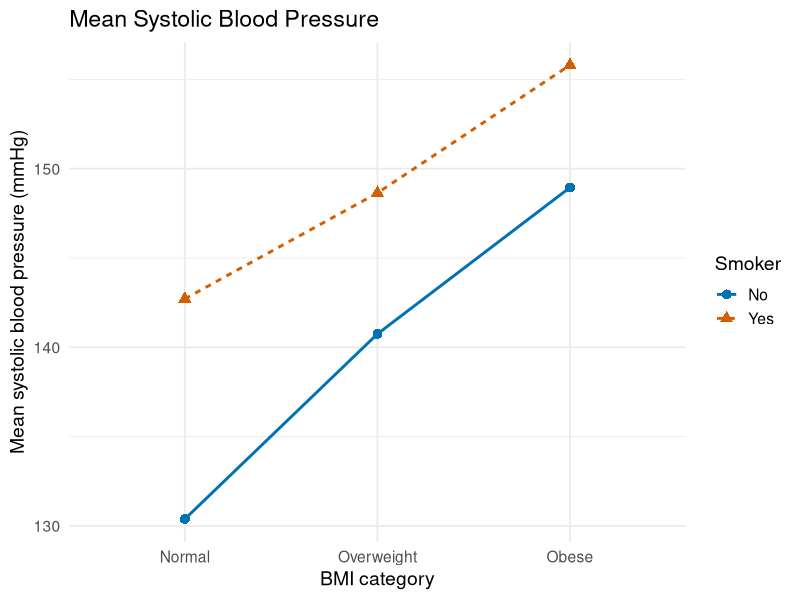

This figure's R source:
# ==================================================================
# R Companion, Chapter 7: Two-Way ANOVA, ANCOVA, and Repeated
# Measures
# Statistical Methods in Research
#
# What this script makes:
#   1. A two-way ANOVA, with cell standard deviations and an
#      interaction plot
#   2. An ANCOVA, with its slopes check and adjusted means
#   3. A repeated measures ANOVA with one between-subjects factor
#
# Before you run it:
#   - Put this script, smoking_bmi_bp.csv, and
#     census_at_school.csv in the same folder.
#   - In RStudio, choose
#     Session > Set Working Directory > To Source File Location.
#   - Install ggplot2, car, and emmeans once, if you have not
#     already (see Getting Set Up).
# ==================================================================


## ---- load-packages ----
# ggplot2 draws the interaction plot, car makes the ANOVA tables,
# and emmeans calculates adjusted means.
library(ggplot2)
library(car)
library(emmeans)

# This setting makes R calculate the main effects with Type III
# sums of squares, which do not depend on the order of the factors.
# Run it once, before fitting any model. You do not need to change it.
options(contrasts = c("contr.sum", "contr.poly"))


## ---- read-pressure ----
# CHANGE THIS: the file name of your dataset, inside the quotes.
pressure <- read.csv("smoking_bmi_bp.csv")

# Put the BMI groups in order, as in Chapter 6.
pressure$BMI <- factor(pressure$BMI,
                       levels = c("Normal", "Overweight", "Obese"))


## ---- cell-stats ----
# 1. TWO-WAY ANOVA.
#    Cell means and standard deviations. Inside tapply(),
#    list(first, second) splits the data by BOTH factors at once,
#    giving one value per cell.
# CHANGE THIS: your numerical variable and your two factors
tapply(pressure$SystolicBP,
       list(pressure$BMI, pressure$Smoker), mean)
cell_sds <- tapply(pressure$SystolicBP,
                   list(pressure$BMI, pressure$Smoker), sd)
cell_sds

# The 2X rule, across all the cells.
max(cell_sds) / min(cell_sds)


## ---- interaction-plot ----
# INTERACTION PLOT: one line per Smoker group, joining the group
# means across the BMI categories.
#    color =, linetype =, and shape = all show the Smoker group,
#      so the lines can be told apart without color.
#    stat_summary(fun = mean, ...) plots the mean, drawn as a line
#      and as points.
# CHANGE THIS: your first factor after x =, your numerical
#              variable after y =, and your second factor in the
#              four places it appears
ggplot(pressure, aes(x = BMI, y = SystolicBP, color = Smoker,
                     linetype = Smoker, shape = Smoker,
                     group = Smoker)) +
  stat_summary(fun = mean, geom = "line", linewidth = 1) +
  stat_summary(fun = mean, geom = "point", size = 3) +
  scale_color_manual(values = c("#0072B2", "#D55E00")) +
  labs(title = "Mean Systolic Blood Pressure",
       x = "BMI category",
       y = "Mean systolic blood pressure (mmHg)",
       color = "Smoker", linetype = "Smoker", shape = "Smoker") +
  theme_minimal(base_size = 14)


## ---- two-way ----
# THE TWO-WAY ANOVA.
#    BMI * Smoker includes both factors and their interaction,
#      as in Chapter 5.
#    Anova(..., type = 3) from the car package prints the Type III
#      table.
# CHANGE THIS: your numerical variable, your two factors, your
#              dataset, and a name for your model
pressure_model <- lm(SystolicBP ~ BMI * Smoker, data = pressure)
Anova(pressure_model, type = 3)


## ---- read-students ----
# CHANGE THIS: the file name of your dataset, inside the quotes.
students <- read.csv("census_at_school.csv")


## ---- slopes-check ----
# 2. ANCOVA.
#    First, the assumption check: does the covariate (Height)
#    relate to the response (Foot) the same way in each group?
#    Height * Gender tests the covariate-by-group interaction.
# CHANGE THIS: your response, your covariate, your group
#              variable, and your dataset
slopes_check <- lm(Foot ~ Height * Gender, data = students)
Anova(slopes_check, type = 3)


## ---- ancova ----
# THE ANCOVA: the covariate and the group, joined with + (no
# interaction).
# CHANGE THIS: the same variables, joined with +
foot_model <- lm(Foot ~ Height + Gender, data = students)
Anova(foot_model, type = 3)


## ---- adjusted-means ----
# ADJUSTED MEANS: each group's mean foot length for students of
# the same (average) height. The name in quotes is your group
# variable.
# CHANGE THIS: your model name and your group variable
emmeans(foot_model, "Gender")

# For comparison, the raw (unadjusted) group means.
tapply(students$Foot, students$Gender, mean)


## ---- repeated ----
# 3. REPEATED MEASURES ANOVA, with the data in "wide" form: one
#    row per person, one column per time point.
#    cbind(Sleep1, Sleep2) joins the two measurements of the same
#      people, in time order. Gender is the between-subjects
#      factor.
# CHANGE THIS: your repeated measurements inside cbind(), your
#              between-subjects factor, and your dataset
sleep_model <- lm(cbind(Sleep1, Sleep2) ~ Gender, data = students)

#    nights names the measurements, in the same order as in
#      cbind(): a factor called Night with two levels.
# CHANGE THIS: a name for your time factor and a label for each
#              measurement, in order
nights <- data.frame(Night = factor(c("School", "Weekend")))

#    idata = nights and idesign = ~ Night tell Anova() which
#      columns are the repeated measurements.
#    multivariate = FALSE prints the standard ANOVA table.
# CHANGE THIS: your time factor's name after the ~
sleep_anova <- Anova(sleep_model, idata = nights,
                     idesign = ~ Night, type = 3)
summary(sleep_anova, multivariate = FALSE)
